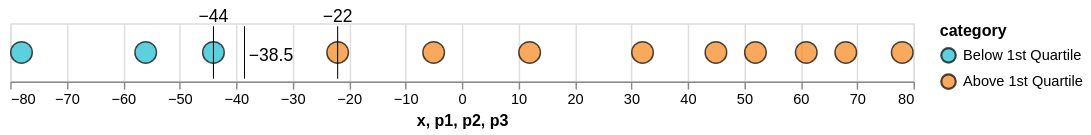

Here is the notebook cell this chart was saved with:
### Code cell
test_array = np.array([-78, -56, -44, -22, -5, 12, 32, 45, 52, 61, 68, 78])
test_data = pd.DataFrame({
    'x' : test_array, 
})

plot_q25(test_data, [-44, -22, q25])

### Figure 1 — Vega-Lite specification as saved in the notebook (floating-point values rounded to 4 significant figures)
{"config": {"view": {"continuousWidth": 300, "continuousHeight": 300}}, "layer": [{"data": {"name": "data-418a5f444738df54bc4a2079f6fad1b9"}, "mark": {"type": "point", "filled": true, "size": 220, "stroke": "black", "strokeWidth": 1}, "encoding": {"color": {"field": "category", "scale": {"domain": ["Below 1st Quartile", "Above 1st Quartile"], "range": ["#17becf", "#f58518"]}, "type": "nominal"}, "x": {"field": "x", "type": "quantitative"}}}, {"data": {"name": "data-d12bbc9c001714df48fb8d59334082a1"}, "mark": {"type": "rule", "color": "black", "strokeWidth": 0.7}, "encoding": {"x": {"field": "p1", "type": "quantitative"}, "y": {"value": 2}, "y2": {"value": 38}}}, {"data": {"name": "data-8ad5765066de1712cebaf1daa43d5d04"}, "mark": {"type": "rule", "color": "black", "strokeWidth": 0.7}, "encoding": {"x": {"field": "p2", "type": "quantitative"}, "y": {"value": 2}, "y2": {"value": 38}}}, {"data": {"name": "data-be5b79ed1d633a4df7521fadb8a4bf5f"}, "mark": {"type": "rule", "color": "black", "strokeWidth": 0.7}, "encoding": {"x": {"field": "p2", "type": "quantitative"}, "y": {"value": 2}, "y2": {"value": 38}}}, {"data": {"name": "data-418a5f444738df54bc4a2079f6fad1b9"}, "mark": {"type": "text", "align": "center", "baseline": "top", "dx": 0, "dy": -30, "fontSize": 12}, "encoding": {"text": {"field": "x", "format": ",.0f", "type": "quantitative"}, "x": {"field": "x", "type": "quantitative"}}, "transform": [{"filter": "(datum.x === -44)"}]}, {"data": {"name": "data-418a5f444738df54bc4a2079f6fad1b9"}, "mark": {"type": "text", "align": "center", "baseline": "top", "dx": 0, "dy": -30, "fontSize": 12}, "encoding": {"text": {"field": "x", "format": ",.0f", "type": "quantitative"}, "x": {"field": "x", "type": "quantitative"}}, "transform": [{"filter": "(datum.x === -22)"}]}, {"data": {"name": "data-c697704d31bf1758c160164fac160417"}, "mark": {"type": "text", "align": "left", "baseline": "top", "dx": 3, "dy": -3, "fontSize": 12}, "encoding": {"text": {"field": "p3", "format": ",.1f", "type": "quantitative"}, "x": {"field": "p3", "type": "quantitative"}}}], "height": 40, "width": 620, "$schema": "https://vega.github.io/schema/vega-lite/v5.20.1.json", "datasets": {"data-418a5f444738df54bc4a2079f6fad1b9": [{"x": -78, "category": "Below 1st Quartile"}, {"x": -56, "category": "Below 1st Quartile"}, {"x": -44, "category": "Below 1st Quartile"}, {"x": -22, "category": "Above 1st Quartile"}, {"x": -5, "category": "Above 1st Quartile"}, {"x": 12, "category": "Above 1st Quartile"}, {"x": 32, "category": "Above 1st Quartile"}, {"x": 45, "category": "Above 1st Quartile"}, {"x": 52, "category": "Above 1st Quartile"}, {"x": 61, "category": "Above 1st Quartile"}, {"x": 68, "category": "Above 1st Quartile"}, {"x": 78, "category": "Above 1st Quartile"}], "data-d12bbc9c001714df48fb8d59334082a1": [{"p1": -44}], "data-8ad5765066de1712cebaf1daa43d5d04": [{"p2": -22}], "data-be5b79ed1d633a4df7521fadb8a4bf5f": [{"p2": -38.5}], "data-c697704d31bf1758c160164fac160417": [{"p3": -38.5}]}}
